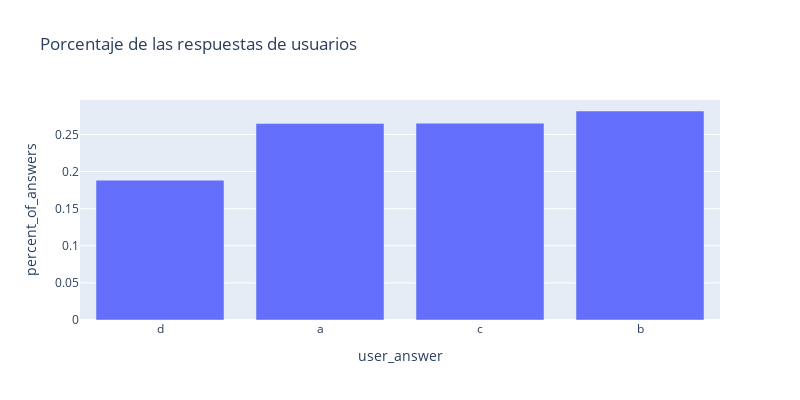

Notebook cell for this chart:
### Code cell
ds = df[df["content_type"] == "q"]["user_answer"].value_counts().reset_index()

ds.columns = ["user_answer", "percent_of_answers"]

ds["percent_of_answers"] /= len(df[df["content_type"] == "q"])
ds = ds.sort_values(["percent_of_answers"])

fig = px.bar(
    ds,
    x="user_answer",
    y="percent_of_answers",
    orientation="v",
    title="Porcentaje de las respuestas de usuarios",
    width=WIDTH,
    height=400,
)

fig.show()

### Figure 1 — Plotly figure (JSON) as saved in the notebook; plotly's stock layout.template omitted (floating-point values rounded to 4 significant figures)
{"data": [{"alignmentgroup": "True", "hovertemplate": "user_answer=%{x}<br>percent_of_answers=%{y}<extra></extra>", "legendgroup": "", "marker": {"color": "#636efa", "pattern": {"shape": ""}}, "name": "", "offsetgroup": "", "orientation": "v", "showlegend": false, "textposition": "auto", "type": "bar", "x": ["d", "a", "c", "b"], "xaxis": "x", "y": [0.1885, 0.2647, 0.2652, 0.2816], "yaxis": "y"}], "layout": {"barmode": "relative", "height": 400, "legend": {"tracegroupgap": 0}, "title": {"text": "Porcentaje de las respuestas de usuarios"}, "width": 800, "xaxis": {"anchor": "y", "domain": [0, 1], "title": {"text": "user_answer"}}, "yaxis": {"anchor": "x", "domain": [0, 1], "title": {"text": "percent_of_answers"}}}}
